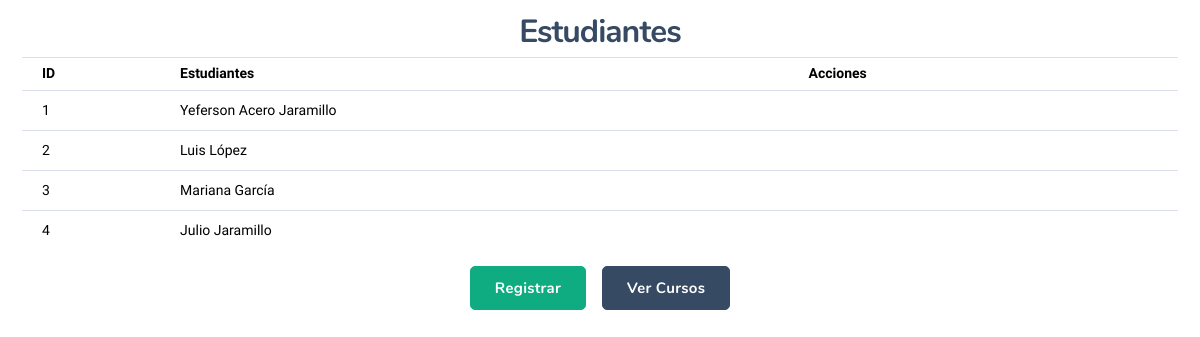
The page /students/ on the database its author committed.
### students/models.py (models this page shows, shortened)
class Student(models.Model):
    first_name = models.CharField(max_length=100)
    last_name = models.CharField(max_length=100)
    document = models.CharField(max_length=20, unique=True)
    email = models.EmailField()
    status = models.BooleanField(default=True)

### students/views.py (the view, shortened to what this page needs)
# urls.py: path('students/', include('students.urls')),
def students(request):
    form = StudentForm(request.POST or None)
    students = Student.objects.all()
    return render(request, "students/index.html", {'form': form, 'students': students })

### templates/students/index.html (shortened to what this page needs)
{% extends 'base.html' %}
{% block content %}
<h3 class="text-center"> Estudiantes</h3>
<div class="table-responsive">
    <table class="table table-primary datatable-init-export">
        <thead>
            <tr>
                <th scope="col">ID</th>
                <th scope="col">Estudiantes</th>
                <th scope="col">Acciones</th>
            </tr>
        </thead>
        <tbody>
            {% for student in students%}
            <tr>
                <td>{{student.id}}</td>
                <td>{{student.first_name}}{{' '}}{{ student.last_name }}</td>
                <td>
                    <a href="{% url 'view_student' student.id %}"><i class="fas fa-solid fa-eye mx-1"></i></a>
                    <a href="{% url 'edit_student' student.id %}"><i class="fas fa-edit text mx-1"></i></a>
                    <a href="{% url 'delete_student' student.id %}"><i class="fas fa-trash text-danger mx-1"></i></a>
                </td>
            </tr>
            {% endfor %}
        </tbody>
    </table>
</div>
<div class="d-flex justify-content-center">
    <button type="button" class="btn btn-primary btn-lg" data-bs-toggle="modal" data-bs-target="#modalId">
        Registrar
    </button>
    <a href="{% url 'index1' %}" class="btn btn-secondary btn-lg ms-3">Ver Cursos</a>
</div>
{% endblock %}

### rows shown on the page
Student: id "1", first_name "Yeferson", last_name "Acero Jaramillo"
Student: id "2", first_name "Luis", last_name "López"
Student: id "3", first_name "Mariana", last_name "García"
Student: id "4", first_name "Julio", last_name "Jaramillo"
